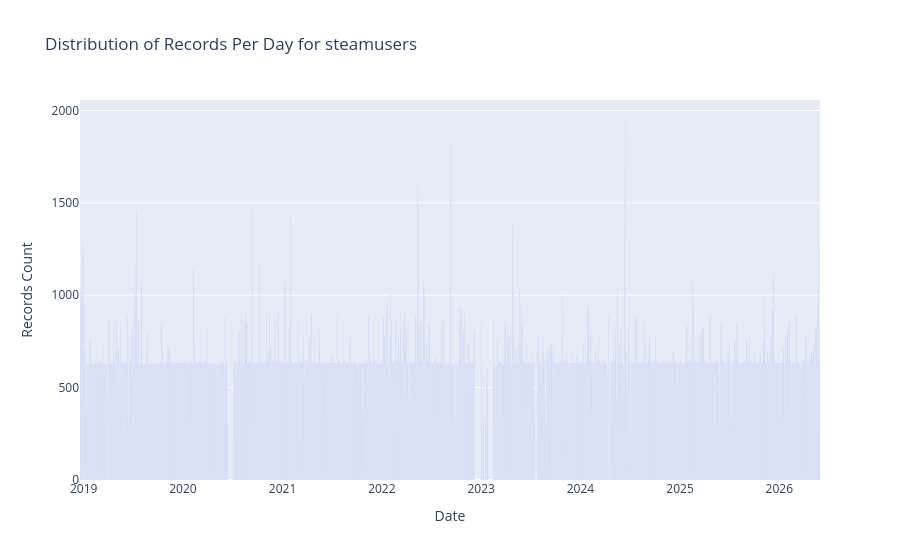

The cell this chart's notebook holds for it:
### Markdown cell above
## These are the number of records we have per day for the `steamusers` Mongo collection.  This is created using the `steamusers.py` script.

### Code cell
# https://plot.ly/python/bar-charts/

data = [Bar(
        x=grouped_df['date'],
        y=grouped_df['count']
    )]

layout = Layout(
        title='Distribution of Records Per Day for steamusers',
        xaxis=dict(
            title='Date'
        ),
        yaxis=dict(
            title='Records Count'
        )
    )

fig = Figure(data=data, layout=layout)

iplot(fig)

### Figure 1 — Plotly figure (JSON) as saved in the notebook; plotly's stock layout.template omitted (floating-point values rounded to 4 significant figures; data arrays with more than 128 entries replaced by an {"elided": "..."} marker saying what was removed)
{"data": [{"type": "bar", "x": {"elided": "2610 str values"}, "y": {"elided": "2610 int values"}}], "layout": {"title": {"text": "Distribution of Records Per Day for steamusers"}, "xaxis": {"title": {"text": "Date"}}, "yaxis": {"title": {"text": "Records Count"}}}}
